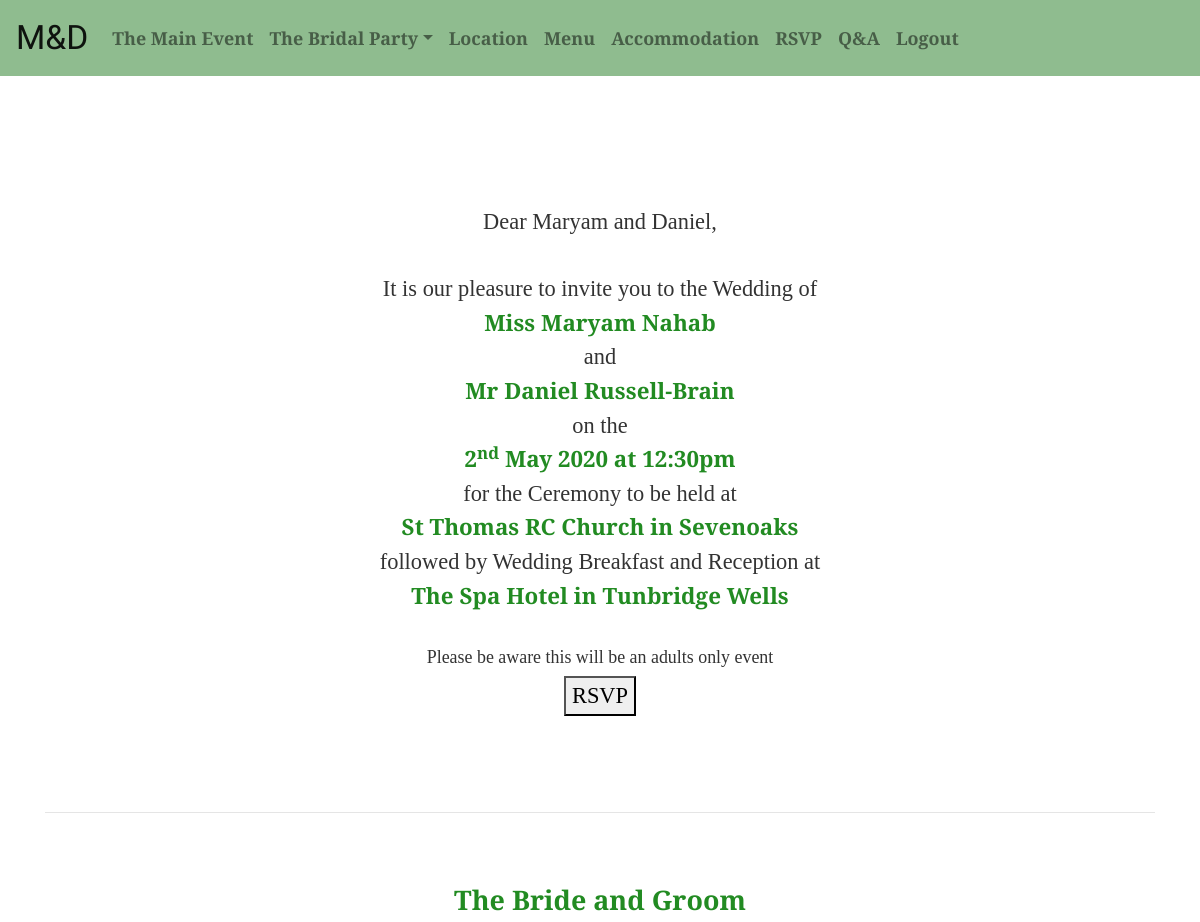
The app's page / (signed in, upper part), older data.
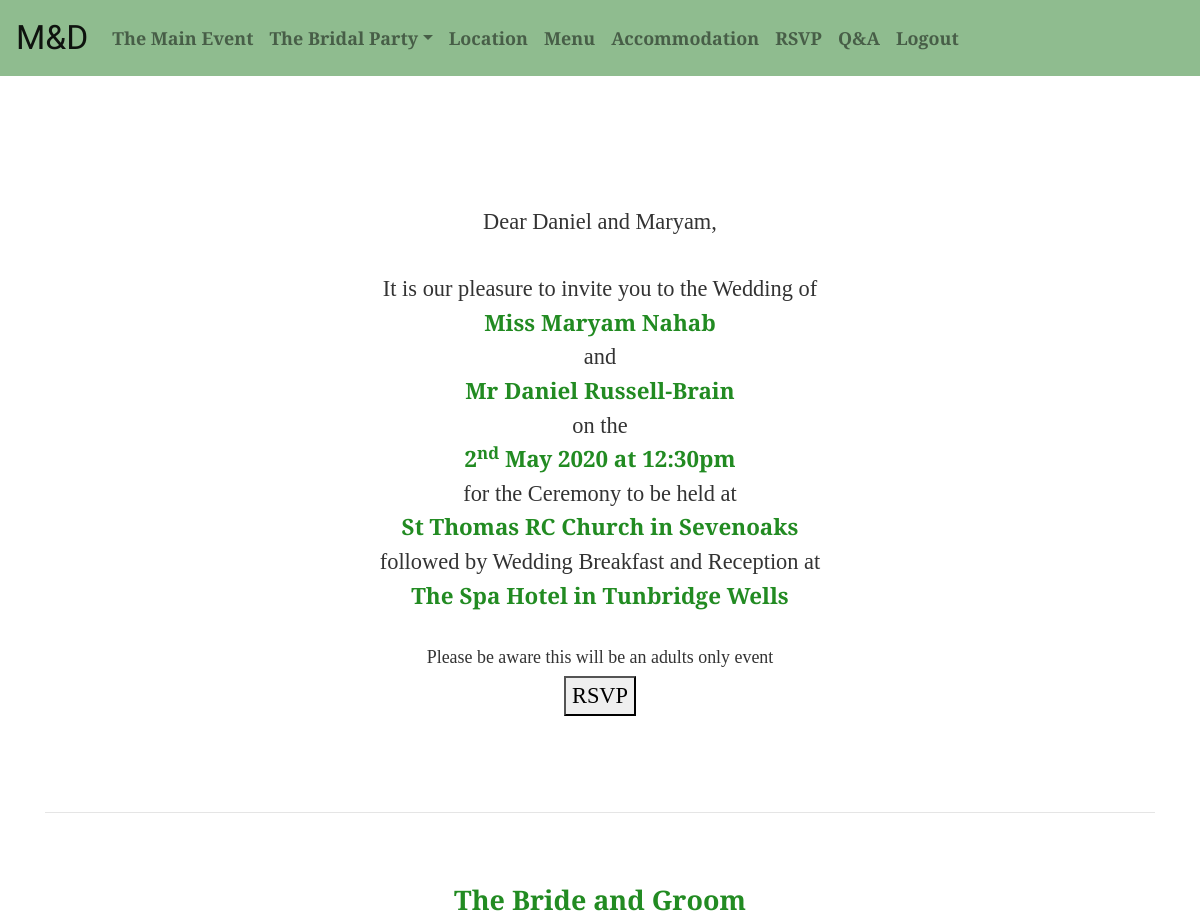
The same page, newer data.
### rsvp/models.py (models this page shows, shortened)
class Guest(models.Model):
    ATTEND_CHOICES = [
        (True, 'Will Be Attending'),
        (False, 'Will Not Be Attending')
    ]
    STARTER_CHOICES = [
        ('a', '------'),
        ('b', 'Kentish Ranger Chicken Terrine'),
        ('c', 'Heritage Beetroot Tart (V)')
    ]
    CHILD_STARTERS = [
        ('a', '------'),
        ('b', 'Garlic Bread'),
        ('c', 'Strawberry, melon, and pineapple salad'),
    ]
    MAIN_CHOICES = [
        ('a', '------'),
        ('b', 'Slow Roast Rump Beef - MEDIUM RARE'),
        ('b2', 'Slow Roast Rump Beef - WELL DONE'),
        ('c', 'Wild Mushroom and Goats Cheese Wellington (V)')
    ]
    CHILD_MAINS = [
        ('a', '------'),
        ('c', 'Macaroni and Cheese'),
        ('b', 'Beefburger and fries'),
        ('b2', 'Cheeseburger and fries'),
    ]
    DESSERT_CHOICES = [
        ('a', '------'),
        ('b', 'Sticky Toffee Pudding'),
        ('c', 'Chocolate Delice with Cider and Black')
    ]
    CHILD_DESSERTS = [
        ('a', '------'),
        ('b', 'Selection of ice creams and berries'),
    ]
    first = models.CharField(max_length=100)
    last = models.CharField(max_length=100)
    email = models.EmailField()
    child = models.BooleanField(default=False)
    user = models.ForeignKey(User, on_delete=models.CASCADE)
    attending = models.BooleanField(default=True, choices=ATTEND_CHOICES, verbose_name='Presence')
    starter = models.CharField(max_length=200, choices=STARTER_CHOICES, default='a')
    main = models.CharField(max_length=200, choices=MAIN_CHOICES, default='a')
    dessert = models.CharField(max_length=200, choices=DESSERT_CHOICES, default='a')
    child_starter = models.CharField(max_length=200, choices=CHILD_STARTERS, default='a')
    child_main = models.CharField(max_length=200, choices=CHILD_MAINS, default='a')
    child_dessert = models.CharField(max_length=200, choices=CHILD_DESSERTS, default='a')
    dietary = models.CharField(max_length=200, null=True, blank=True, verbose_name="Dietary Requirements")
    order = models.IntegerField(default=0)
    rsvp = models.BooleanField(default=False)
    class Meta:
        ordering = ['order', 'last']

### rsvp/views.py (the view, shortened to what this page needs)
# urls.py: path('', login_required(MainEvent.as_view()), name='home'),
class MainEvent(TemplateView):
    model = Guest
    template_name = 'rsvp/main.html'
    def get_questions(self):
        if len(self.request.user.groups.all()) > 0:
            return Question.objects.all()
        else:
            return Question.objects.filter(day_question=False)
    def get_guests(self):
        return Guest.objects.filter(user=self.get_user())
    def get_user(self):
        return User.objects.get(pk=self.request.user.pk)
    def get_context_data(self, **kwargs):
        context = super().get_context_data(**kwargs)
        user = self.get_user()
        context['guests'] = Guest.objects.filter(user=user)
        context['questions'] = self.get_questions()
        return context
    def get(self, request):
        form = RSVPFormset(instance=self.get_user())
        self.get_questions()
        guests = self.get_guests()
        forms = zip(form, guests)
        context = self.get_context_data()
        context['forms'] = forms
        context['form'] = form
        return render(request, self.template_name, context)

### rsvp/templates/rsvp/main.html (shortened to what this page needs)
{% extends 'rsvp/index.html' %}
{% block content %}
    {% include 'rsvp/event.html' %}
<hr size="2">
    {% include 'rsvp/bridal.html' %}
{% endblock %}

### rsvp/templates/rsvp/index.html (shortened to what this page needs)
<!DOCTYPE html>
<html lang="en">
<head>
    {% load static %}
    <link rel="stylesheet" href="https://maxcdn.bootstrapcdn.com/bootstrap/4.0.0/css/bootstrap.min.css">
    <link rel="stylesheet" href="{% static 'rsvp/style.css' %}" type="text/css">
</head>
</html>
<body>
{% block navbar %}
<nav class="navbar navbar-expand-md navbar-light sticky-top">
  <a class="navbar-brand" href="{% url 'rsvp:home' %}">M&D</a>
  <div class="collapse navbar-collapse" id="navbarTogglerDemo02">
    <ul class="navbar-nav mr-auto mt-2 mt-lg-0 font-weight-bold">
      <li class="nav-item">
        <a class="nav-link" href="#">The Main Event</a>
      </li>
        <li class="nav-item dropdown">
        <a class="nav-link dropdown-toggle" id="navbarDropdown" role="button" href="#" data-toggle="dropdown" aria-haspopup="true" aria-expanded="false">The Bridal Party</a>
      </li>
        <li class="nav-item">
        <a class="nav-link" href="#location">Location</a>
      </li>
        {% if user.groups.all.0.name == 'DayGuest' %}
        <li class="nav-item">
        <a class="nav-link" href="#menu">Menu</a>
      </li>
        {% endif %}
        <li class="nav-item">
        <a class="nav-link" href="#accommodation">Accommodation</a>
      </li>
        <li class="nav-item">
        <a class="nav-link" href="#rsvpModal" data-toggle="modal" data-target="#rsvpModal">RSVP</a>
      </li>
        <li class="nav-item">
            <a class="nav-link" href="#faq">Q&A</a>
        </li>
        <li class="nav-item">
            <a class="nav-link" href="accounts/logout">Logout</a>
        </li>
    </ul>
  </div>
</nav>
{% endblock %}
<main role="main" class="container">
{% block content %}
{% endblock %}
</main>
</body>

### rsvp/templates/rsvp/event.html (shortened to what this page needs)
<div class="container text-center pt-5 align-middle event" style="height:90vh; display: table;">
    <div style="display: table-cell; vertical-align: middle;">
        <br><br>
        {% if user.groups.all.0.name == 'DayGuest' %}
    It is our pleasure to invite you to the Wedding of
        {% else %}
        It is our pleasure to invite you to celebrate the Wedding of
        {% endif %}
        <br>
    <b class="event_headings">Miss Maryam Nahab</b><br>
    and<br>
    <b class="event_headings">Mr Daniel Russell-Brain</b><br>
    on the<br>
        {% if user.groups.all.0.name == "DayGuest" %}
    <b class="event_headings">2<sup>nd</sup> May 2020 at 12:30pm</b><br>
    for the Ceremony to be held at<br>
    <b class="event_headings">St Thomas RC Church in Sevenoaks</b><br>
    followed by Wedding Breakfast and Reception at<br>
        {% else %}
        <b class="event_headings">2<sup>nd</sup> May 2020 at 8pm</b><br>
    for the Reception to be held at<br>
        {% endif %}
    <b class="event_headings">The Spa Hotel in Tunbridge Wells</b><br><br>
    <h4 style="font-size:.8em;">Please be aware this will be an adults only event</h4>
        <button type="submit" data-toggle="modal" data-target="#rsvpModal">RSVP</button>
    </div>
</div>

### rsvp/templates/rsvp/bridal.html (shortened to what this page needs)
{% load static %}
<div class="container bridal-party text-center">
    <div class="container pt-1 vh" style="display: table;">
        <div style="display:table-cell; vertical-align: middle;">
        <div class="row">
            <div class="container text-center">
                <h1><b>The Bride and Groom</b></h1>
            </div>
        </div>
        </div>
    </div>
</div>

### rsvp/templates/rsvp/location.html (shortened to what this page needs)
{% load static %}

### rsvp/templates/rsvp/rsvp.html (shortened to what this page needs)
{% load static %}
{% load crispy_forms_tags %}

### rsvp/static/rsvp/style.css (style rules this page uses)
body { font-family: 'Baskervville', cursive; background-color: white; color: #333333; font-size: 1.4em; font-weight: normal; }
html { scroll-behavior: smooth; }
h1 { font-family: 'Baskervville', cursive; font-size: 1.2em; color:forestgreen; }
nav { background-color: darkseagreen; }
.navbar-brand { font-family: 'Sacramento', cursive; font-size: 1.5em; color:white; }
li.nav-item { font-size: .8em; font-family: 'Baskervville', cursive; color:white; }
a.nav-link { color:white }
.bridal-party { background-color: transparent; }
b.event_headings { font-size: 1em; color:forestgreen; font-weight: bolder; }
div.vh { height:100vh; }
div.event { font-weight: normal; }

Row changes from the older to the newer data that the page shows:
no longer on this page (row edited): Guest: first.first "Dear Maryam and Daniel ,"
now on this page (row edited): Guest: first.first "Dear Daniel and Maryam ,"
